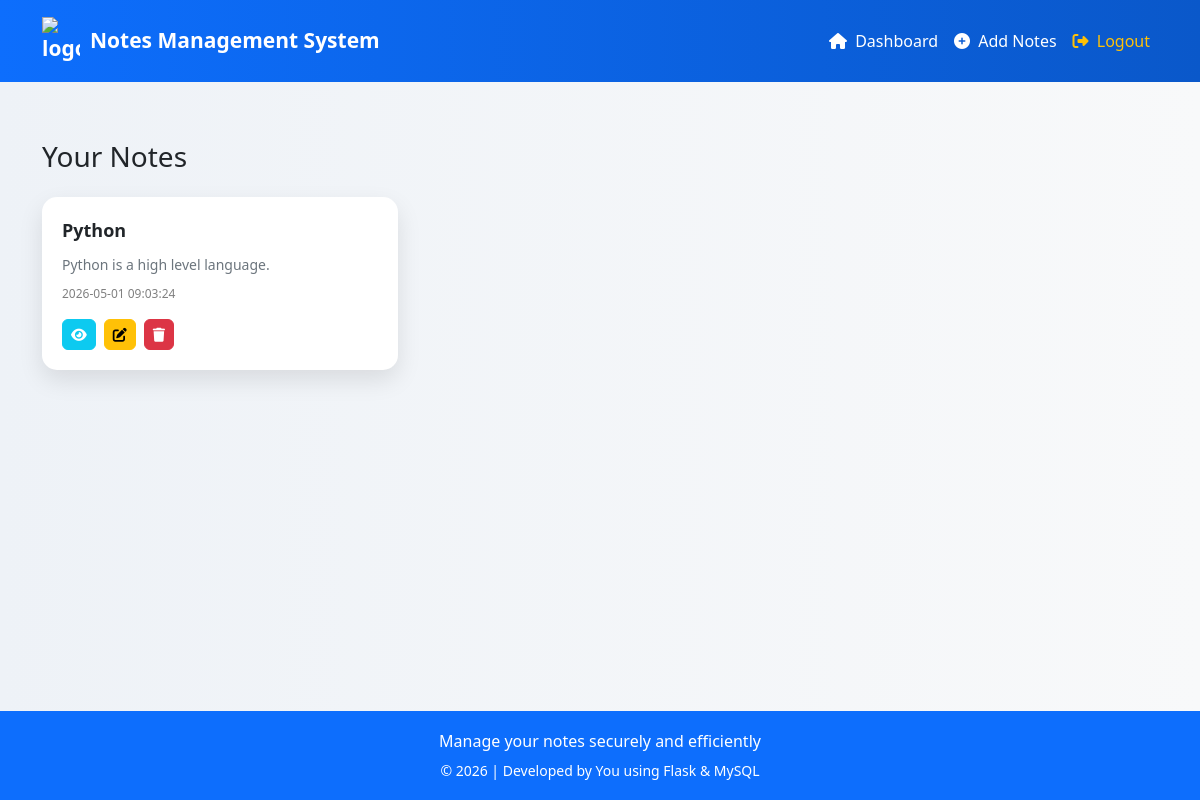
The app's page /viewall (signed in) with its own data.
### tables this page shows
CREATE TABLE notes (
        id INTEGER PRIMARY KEY AUTOINCREMENT,
        title TEXT NOT NULL,
        content TEXT,
        created_at TIMESTAMP DEFAULT CURRENT_TIMESTAMP,
        user_id INTEGER,
        FOREIGN KEY (user_id) REFERENCES users(id) ON DELETE CASCADE
    );

### app.py (the view)
@app.route('/viewall')
def viewall():
    if 'user_id' not in session:
        flash("Please login first!", "warning")
        return redirect('/')
    cursor = con.cursor()
    cursor.execute(
        "SELECT * FROM notes WHERE user_id=?",
        (session['user_id'],)
    )
    notes = cursor.fetchall()
    return render_template("viewall.html", notes=notes)

### templates/viewall.html (shortened to what this page needs)
{% extends "base.html" %}
{% block content %}
<div class="container notes-container">
    <h3 class="mb-4">Your Notes</h3>
    {% if notes %}
    <div class="row g-4">
        {% for note in notes %}
        <div class="col-12 col-sm-6 col-lg-4 d-flex">
            <div class="note-card w-100">
                <div class="note-title">
                    {{ note.title }}
                </div>
                <div class="note-content">
                    {{ note.content }}
                </div>
                <div class="note-date">
                    {{ note.created_at }}
                </div>
                <div class="mt-3 d-flex gap-2 flex-wrap">
                    <a href="/viewnotes/{{ note.id }}" class="btn btn-info btn-sm text-white">
                        <i class="fas fa-eye"></i>
                    </a>
                    <a href="/updatenote/{{ note.id }}" class="btn btn-warning btn-sm">
                        <i class="fas fa-edit"></i>
                    </a>
                    <a href="/deletenote/{{ note.id }}" class="btn btn-danger btn-sm">
                        <i class="fas fa-trash"></i>
                    </a>
                </div>
            </div>
        </div>
        {% endfor %}
    </div>
    {% else %}
    <div class="text-center mt-5">
        <p class="text-muted">No notes available</p>
        <a href="/addnote" class="btn btn-primary">Create your first note</a>
    </div>
    {% endif %}
</div>
{% endblock %}

### templates/base.html (style rules this page uses)
html, body { min-height: 100%; margin: 0; }
body { font-family: 'Segoe UI', sans-serif; background: linear-gradient(to right, #eef2f7, #f8f9fa); }

### templates/viewall.html (style rules this page uses)
.notes-container { margin-top: 40px; margin-bottom: 50px; }
.note-card { background: white; border-radius: 15px; padding: 20px; box-shadow: 0 10px 25px rgba(0,0,0,0.1); transition: 0.3s; height: 100%; }
.note-title { font-weight: 600; font-size: 18px; }
.note-content { font-size: 14px; color: #6c757d; margin-top: 10px; word-wrap: break-word; max-height: 80px; overflow: hidden; }
.note-date { font-size: 12px; color: gray; margin-top: 10px; }
.btn-sm { border-radius: 6px; }

### records on screen
notes: title "Python", content "Python is a high level language.", created_at "2026-05-01 09:03:24"
